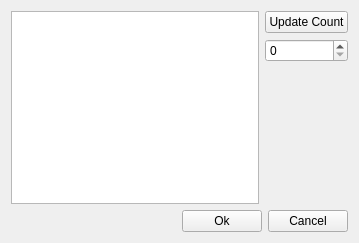
<?xml version="1.0" encoding="UTF-8"?>
<ui version="4.0">
 <class>InnerNetNodesInput</class>
 <widget class="QWidget" name="InnerNetNodesInput">
  <property name="geometry">
   <rect>
    <x>0</x>
    <y>0</y>
    <width>359</width>
    <height>243</height>
   </rect>
  </property>
  <property name="windowTitle">
   <string>Form</string>
  </property>
  <layout class="QVBoxLayout" name="verticalLayout_2">
   <item>
    <layout class="QHBoxLayout" name="horizontalLayout_2">
     <item>
      <widget class="QTableWidget" name="table"/>
     </item>
     <item>
      <layout class="QVBoxLayout" name="verticalLayout">
       <item>
        <widget class="QPushButton" name="updateCount_btn">
         <property name="text">
          <string>Update Count</string>
         </property>
        </widget>
       </item>
       <item>
        <widget class="QSpinBox" name="count_btn"/>
       </item>
       <item>
        <spacer name="verticalSpacer">
         <property name="orientation">
          <enum>Qt::Vertical</enum>
         </property>
         <property name="sizeHint" stdset="0">
          <size>
           <width>20</width>
           <height>40</height>
          </size>
         </property>
        </spacer>
       </item>
      </layout>
     </item>
    </layout>
   </item>
   <item>
    <layout class="QHBoxLayout" name="horizontalLayout">
     <item>
      <spacer name="horizontalSpacer">
       <property name="orientation">
        <enum>Qt::Horizontal</enum>
       </property>
       <property name="sizeHint" stdset="0">
        <size>
         <width>40</width>
         <height>20</height>
        </size>
       </property>
      </spacer>
     </item>
     <item>
      <widget class="QPushButton" name="ok_btn">
       <property name="text">
        <string>Ok</string>
       </property>
      </widget>
     </item>
     <item>
      <widget class="QPushButton" name="cancel_btn">
       <property name="text">
        <string>Cancel</string>
       </property>
      </widget>
     </item>
    </layout>
   </item>
  </layout>
 </widget>
 <resources/>
 <connections/>
</ui>
